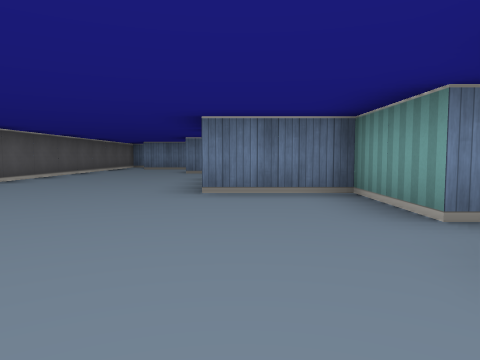
view 1 (above)

24 first-person views from a walk through a cub3D maze. The camera is about half as high as the walls, tilts 4° down and sees 70° across. The floor is counted in squares. Each view is taken from the middle of a square. On the plan, view 1 faces up. The plan holds only what a view shows up to about 9 squares ahead; the rest is blank.

view 2
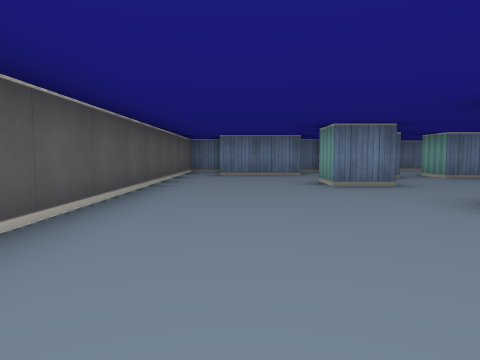

view 3
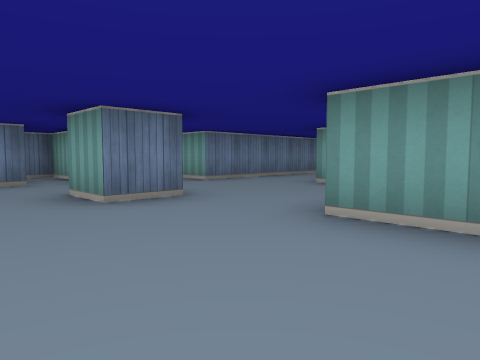

view 4
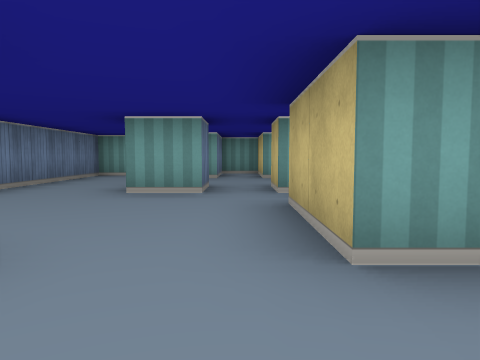

view 5
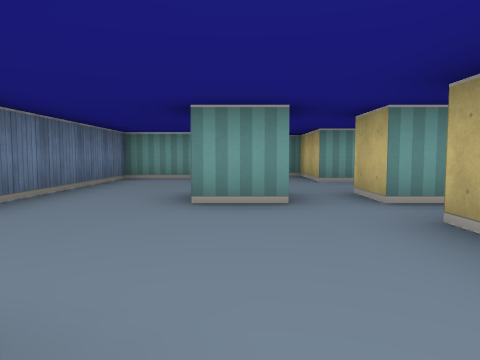

view 6
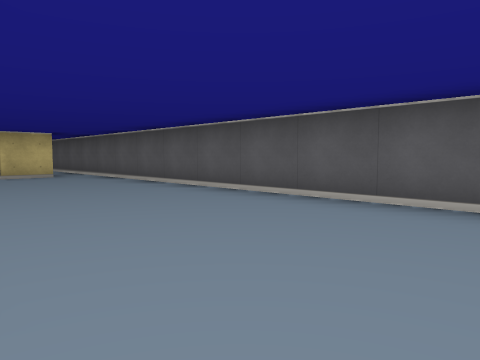

view 7
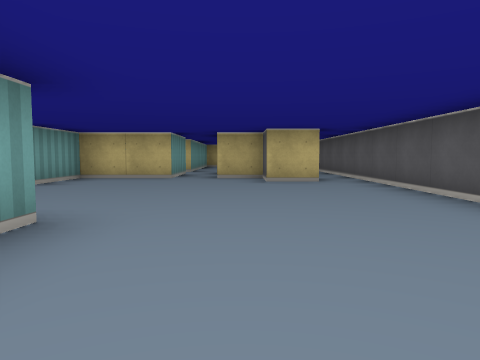

view 8
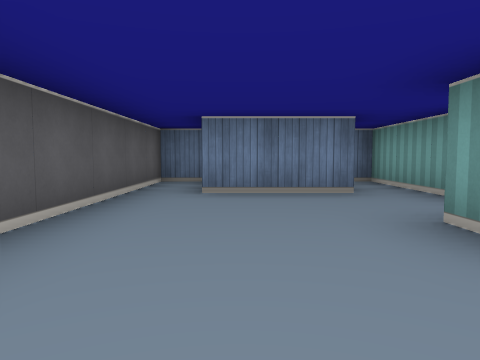

view 9
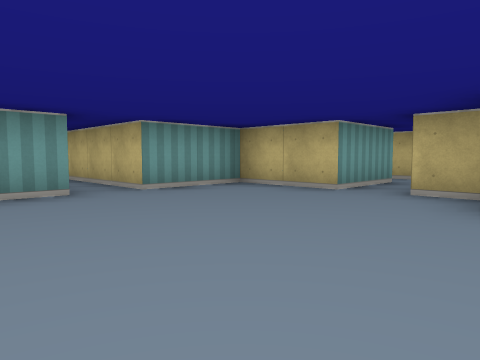

view 10
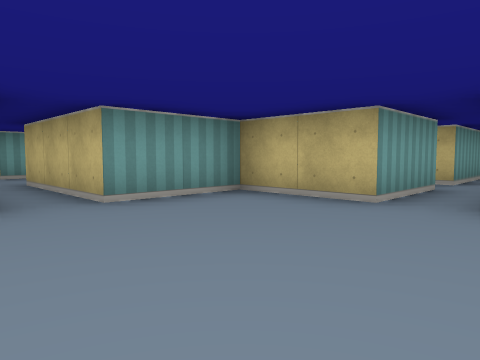

view 11
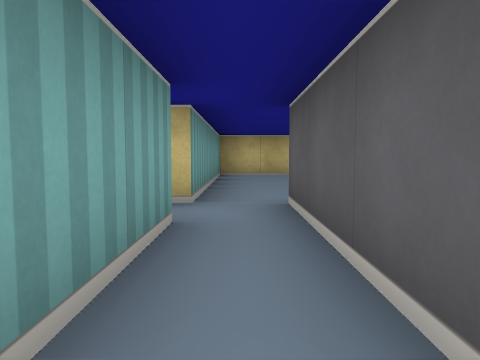

view 12
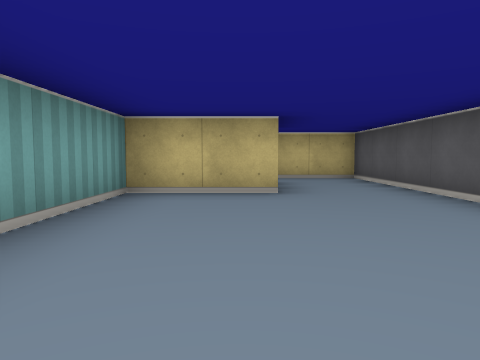

view 13
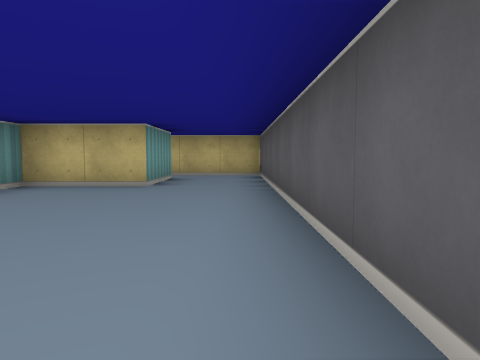

view 14
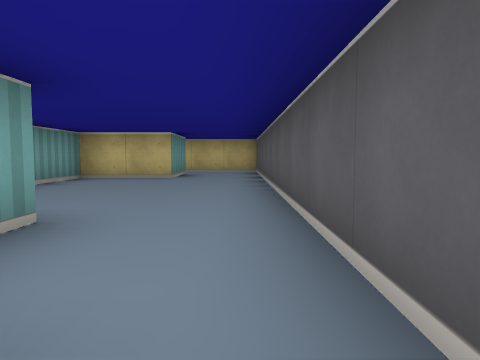

view 15
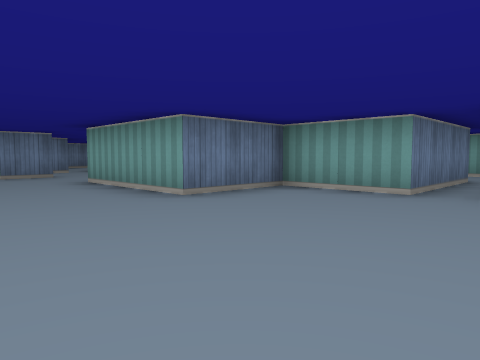

view 16
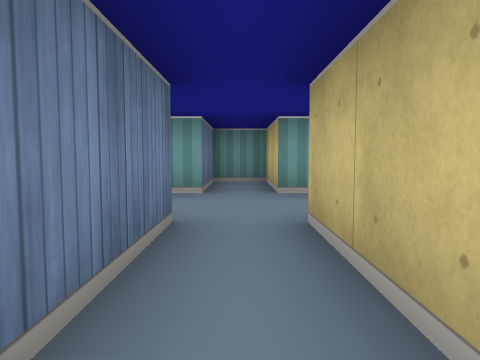

view 17
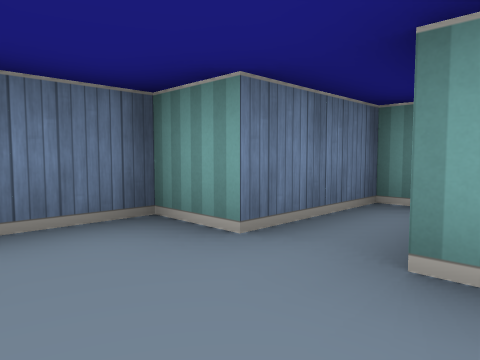

view 18
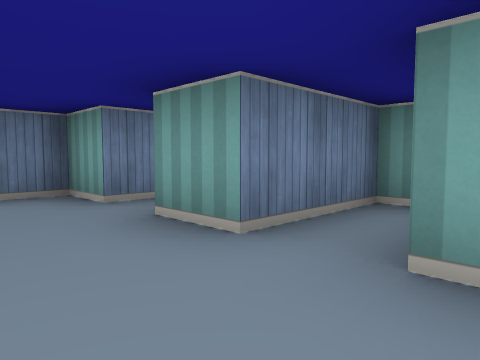

view 19
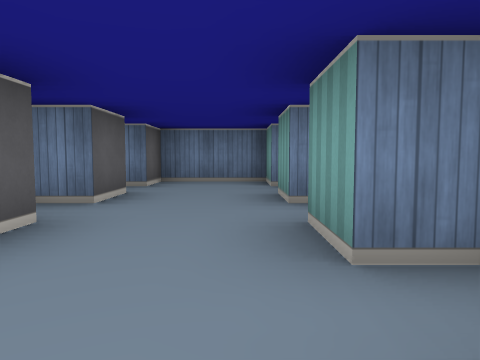

view 20
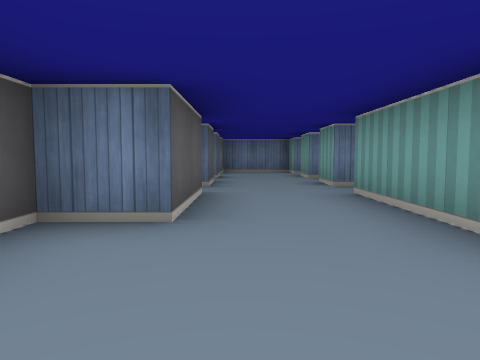

view 21
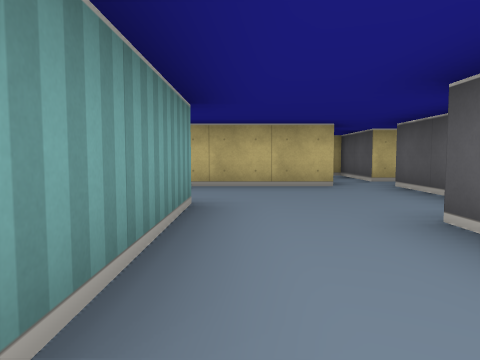

view 22
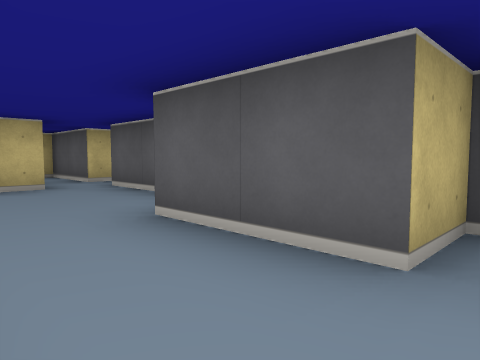

view 23
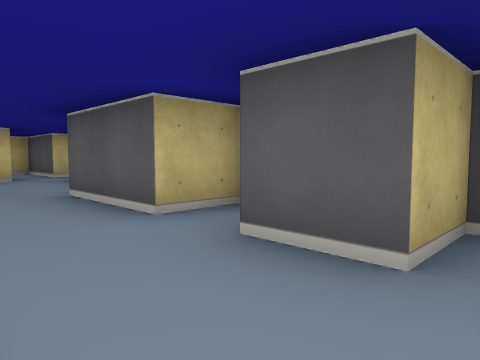

view 24
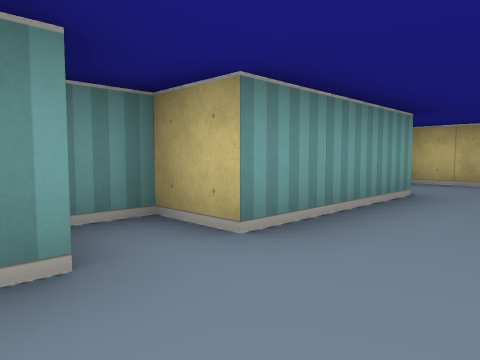

### Floor plan
Points are (right, up) in squares from view 1. A wall is a line through its corners. A room is listed if a view was taken in it or the views show most of it. See-through windows are left out.
Room 1 (views 1, 2, 3, 4, 5, 6, 7, 8, 9, 10, 11, 15, 16)
walls: (-0.4, 9.5) (-1.5, 9.5) (-1.5, 10.5); (2.5, 6.9) (2.5, 7.5) (3.5, 7.5); (3.5, 8.5) (2.5, 8.5) (2.5, 9.5); (-0.5, 12.1) (-0.5, 14.5) (-1.1, 14.5); (-1.4, 12.5) (-3.5, 12.5); (5.5, 6.8) (5.5, 7.5) (7.5, 7.5) (7.5, 7.9); (-3.6, 0.5) (-2.5, 0.5) (-2.5, -0.5) (-1.5, -0.5); (4.5, 2.5) (1.5, 2.5) (1.5, 4.5) (-0.5, 4.5) (-0.5, 7.5) (1.5, 7.5); (-0.5, -0.5) (1.5, -0.5) (1.5, 1.5) (4.5, 1.5); (-3.6, 14.5) (-4.5, 14.5) (-4.5, 0.5); (6.8, 8.5) (5.5, 8.5); (6.5, 10) (6.5, 11.5) (1.5, 11.5) (1.5, 12.5)
ways out: opening at (-4, 0) to room 2; opening at (-1, -1.5) to room 2; opening at (4, 2) to room 5; opening at (1, 12)
Room 2 (views 12, 13, 14)
walls: (-2.5, -3.5) (-2.5, -3); (-0.5, -2.6) (-0.5, -0.5); (-1.5, -0.5) (-1.5, -3.5); (-2.5, -10.5) (-2.5, -8.5) (-0.5, -8.5) (-0.5, -3.5) (0, -3.5); (-4.5, 0.5) (-4.5, -10.5)
ways out: opening at (-4, 0) to room 1; opening at (-1, -1.5) to room 1; opening at (-3.5, -9.5); opening at (0, -3)
Room 3 (views 17, 18, 23, 24)
walls: (6.5, -1.5) (6.5, -0.5); (4.5, 1.5) (4.5, 0.5) (3.9, 0.5); (3.4, -0.5) (4.5, -0.5) (4.5, -1.5); (8.6, 0.5) (6.5, 0.5) (6.5, 1.5)
ways out: opening at (5.5, -1) to room 4; opening at (5.5, 1) to room 5
Room 4 (views 19, 20, 21, 22)
walls: (6.5, -5.6) (6.5, -2.5) (7.5, -2.5) (7.5, -1.8); (4.4, -7.5) (7.2, -7.5); (3.4, -2.5) (4.5, -2.5) (4.5, -4.5) (3.5, -4.5) (3.5, -7.5); (3.5, -8.5) (3.5, -10.5) (4, -10.5); (7.1, -1.5) (6.5, -1.5)
ways out: opening at (5.5, -1) to room 3; opening at (2.5, -8)
Room 5 (no view inside)
walls: (6.5, 1.5) (8.5, 1.5) (8.5, 2.5) (6.5, 2.5) (6.5, 3.5) (4.5, 3.5) (4.5, 2.5)
ways out: opening at (4, 2) to room 1; opening at (5.5, 1) to room 3

Where each view was taken, in squares from view 1:
view 1: 0 up, 0 right, facing up
view 2: 4 up, 3 left, facing up
view 3: 6 up, 3 left, facing up-right
view 4: 8 up, 2 left, facing right
view 5: 9 up, 1 left, facing right
view 6: 9 up, 1 left, facing down-left
view 7: 7 up, 2 left, facing down
view 8: 8 up, 3 left, facing up
view 9: 4 up, 3 left, facing down-right
view 10: 3 up, 2 left, facing down-right
view 11: 0 up, 1 left, facing down
view 12: 4 down, 2 left, facing down
view 13: 3 down, 4 left, facing down
view 14: 1 down, 4 left, facing down
view 15: 1 up, 3 left, facing up-right
view 16: 2 up, 2 right, facing right
view 17: 1 up, 5 right, facing up-right
view 18: 1 down, 5 right, facing up-right
view 19: 3 down, 6 right, facing up
view 20: 7 down, 5 right, facing up
view 21: 2 down, 6 right, facing down
view 22: 2 down, 6 right, facing down-left
view 23: 0 up, 6 right, facing down-left
view 24: 1 down, 5 right, facing down-right
